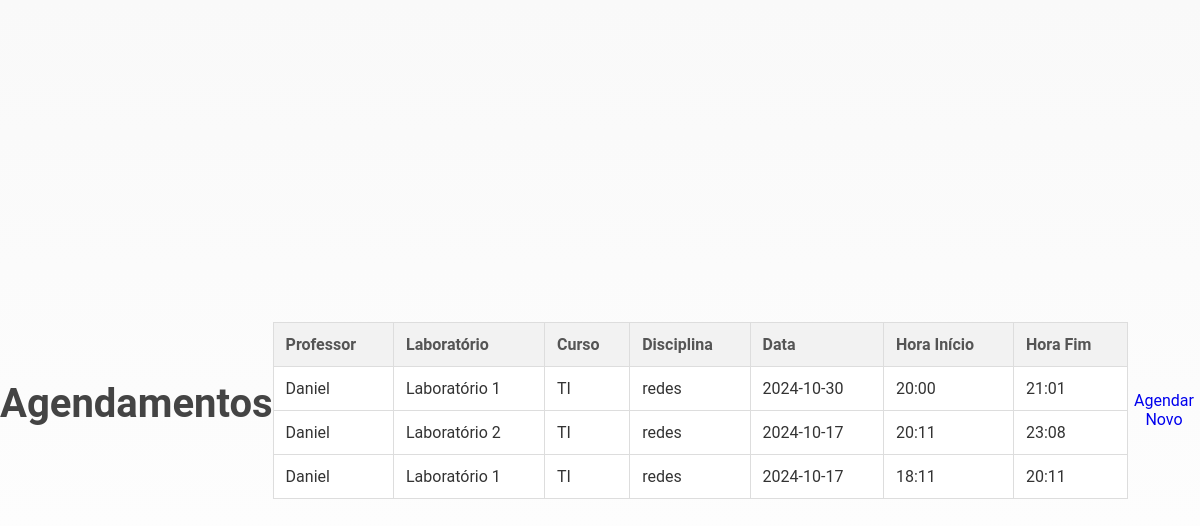
Screenshot of /visualizar with the database file from the repository.
### tables this page shows
CREATE TABLE agendamentos (
        id INTEGER PRIMARY KEY AUTOINCREMENT,
        professor TEXT,
        laboratorio TEXT,
        curso TEXT,
        disciplina TEXT,
        data TEXT,
        hora_inicio TEXT,
        hora_fim TEXT
    );

### main.py (the view)
@app.route('/visualizar')
def visualizar():
    conn, cursor = conectar_banco()
    cursor.execute("SELECT professor, laboratorio, curso, disciplina, data, hora_inicio, hora_fim FROM agendamentos")
    agendamentos = cursor.fetchall()
    conn.close()
    return render_template('visualizar.html', agendamentos=agendamentos)

### main.py (called while the page is built)
def conectar_banco():
    conn = sqlite3.connect('agendamentos.db')
    cursor = conn.cursor()
    cursor.execute('''
    CREATE TABLE IF NOT EXISTS agendamentos (
        id INTEGER PRIMARY KEY AUTOINCREMENT,
        professor TEXT,
        laboratorio TEXT,
        curso TEXT,
        disciplina TEXT,
        data TEXT,
        hora_inicio TEXT,
        hora_fim TEXT
    )
    ''')
    conn.commit()
    return conn, cursor

### templates/visualizar.html (shortened to what this page needs)
<!DOCTYPE html>
<html lang="pt-BR">
<head>
    <link rel="stylesheet" type="text/css" href="{{ url_for('static', filename='styles.css') }}">
</head>
<body>
    <h1>Agendamentos</h1>
    <table>
        <thead>
            <tr>
                <th>Professor</th>
                <th>Laboratório</th>
                <th>Curso</th>
                <th>Disciplina</th>
                <th>Data</th>
                <th>Hora Início</th>
                <th>Hora Fim</th>
            </tr>
        </thead>
        <tbody>
            {% for agendamento in agendamentos %}
            <tr>
                <td>{{ agendamento[0] }}</td>
                <td>{{ agendamento[1] }}</td>
                <td>{{ agendamento[2] }}</td>
                <td>{{ agendamento[3] }}</td>
                <td>{{ agendamento[4] }}</td>
                <td>{{ agendamento[5] }}</td>
                <td>{{ agendamento[6] }}</td>
            </tr>
            {% endfor %}
        </tbody>
    </table>
    <p><a href="{{ url_for('agendar') }}">Agendar Novo</a></p>
</body>
</html>

### static/styles.css (style rules this page uses)
body { background: linear-gradient(to bottom, #f9f9f9, #ffffff); font-family: 'Roboto', sans-serif; margin: 0; padding: 0; display: flex; justify-content: center; align-items: center; min-height: 100vh; color: #333; }
h1 { color: #444; text-align: center; font-size: 2.5rem; margin-bottom: 20px; }
a { text-align: center; display: block; margin-top: 20px; text-decoration: none; }
table { width: 100%; border-collapse: collapse; margin-top: 20px; }
th, td { border: 1px solid #ddd; padding: 12px; text-align: left; }
th { background-color: #f2f2f2; font-weight: bold; color: #555; }
td { background-color: #fff; color: #333; }
tr:nth-child(even) { background-color: #f9f9f9; }

### rows the page displays
agendamentos: professor "Daniel", laboratorio "Laboratório 1", curso "TI", disciplina "redes", data "2024-10-30", hora_inicio "20:00", hora_fim "21:01"
agendamentos: professor "Daniel", laboratorio "Laboratório 2", curso "TI", disciplina "redes", data "2024-10-17", hora_inicio "20:11", hora_fim "23:08"
agendamentos: professor "Daniel", laboratorio "Laboratório 1", curso "TI", disciplina "redes", data "2024-10-17", hora_inicio "18:11", hora_fim "20:11"
